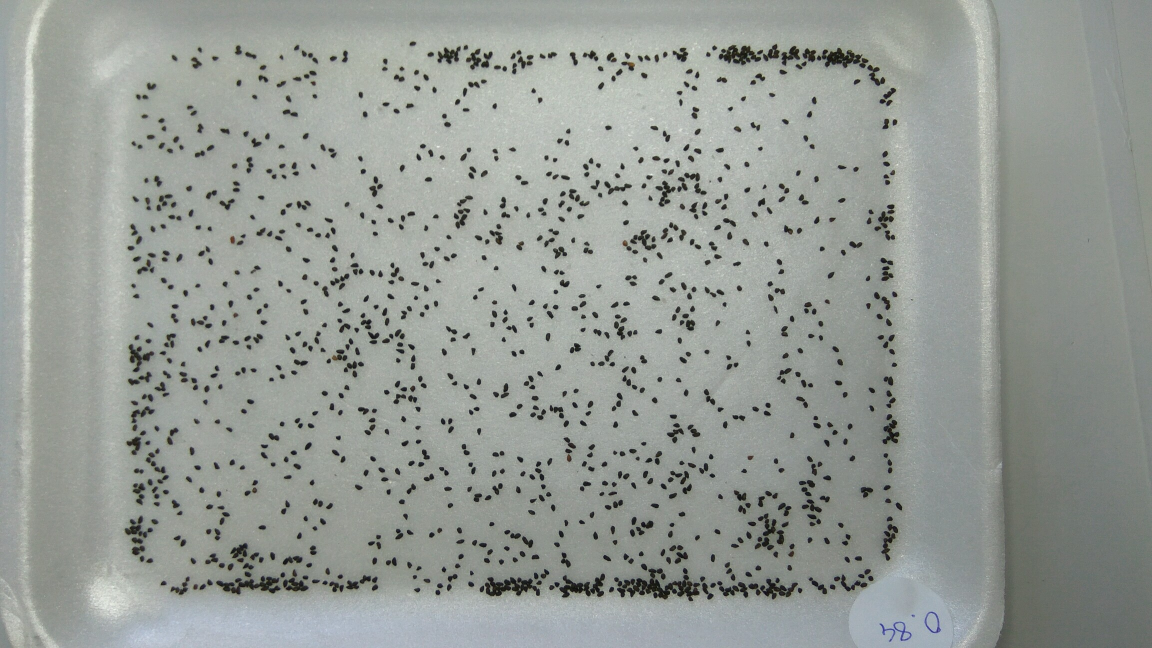
#> input picture imagen/IMG_20180118_084416.jpg, 2304 x 1296 px, found by its file name (shown at 1/2 size)
$ python tercero.py   (older library calls are emulated)
#> lines starting #> are read from the running program, lines starting #| are printed output that depends on the picture; after the words box and inside, x2 and y2 are one past the last pixel; in counts of white or black regions, pixels touching at a corner belong together
### trash/shapeDetector.py
# import the necessary packages
import cv2

class ShapeDetector:
	def __init__(self):
		pass

	def detect(self, c):
		# initialize the shape name and approximate the contour
		shape = "unidentified"
		peri = cv2.arcLength(c, True)
		approx = cv2.approxPolyDP(c, 0.04 * peri, True)

		# if the shape is a triangle, it will have 3 vertices
		if len(approx) == 3:
			shape = "triangle"

		# if the shape has 4 vertices, it is either a square or
		# a rectangle
		elif len(approx) == 4:
			# compute the bounding box of the contour and use the
			# bounding box to compute the aspect ratio
			(x, y, w, h) = cv2.boundingRect(approx)
			ar = w / float(h)

			# a square will have an aspect ratio that is approximately
			# equal to one, otherwise, the shape is a rectangle
			shape = "square" if ar >= 0.95 and ar <= 1.05 else "rectangle"

		# if the shape is a pentagon, it will have 5 vertices
		elif len(approx) == 5:
			shape = "pentagon"

		# otherwise, we assume the shape is a circle
		else:
			shape = "circle"

		# return the name of the shape
		return shape

### trash/tercero.py
# import the necessary packages
from shapeDetector import ShapeDetector
import imutils
import cv2
import matplotlib.pyplot as plt
import matplotlib.patches as patches
import numpy as np
import time
# load the image and resize it to a smaller factor so that
# the shapes can be approximated better
image = cv2.imread('imagen/IMG_20180118_084416.jpg')
#> image is the input picture: shape (1296, 2304, 3); mean B, G, R 149.5, 154.9, 149.7
brillo = 20
hsv = cv2.cvtColor(image, cv2.COLOR_BGR2HSV)
#> hsv: shape (1296, 2304, 3); mean H, S, V 59.8, 13.3, 155.4
# [9 lines of commented-out code are left out]
inicio = time.clock()
hsv[:,:,2] += brillo
#> hsv: shape (1296, 2304, 3); mean H, S, V 59.8, 13.3, 175.4
fin = time.clock()
# 1.710540120148338e-06 0.010338504486176556 0.010336793946056407
print (inicio, fin, fin - inicio)
image = cv2.cvtColor(hsv, cv2.COLOR_HSV2BGR)

# resized = imutils.resize(image, width=1024)
# convert the resized image to grayscale, blur it slightly,
# and threshold it
gray = cv2.cvtColor(image, cv2.COLOR_BGR2GRAY)
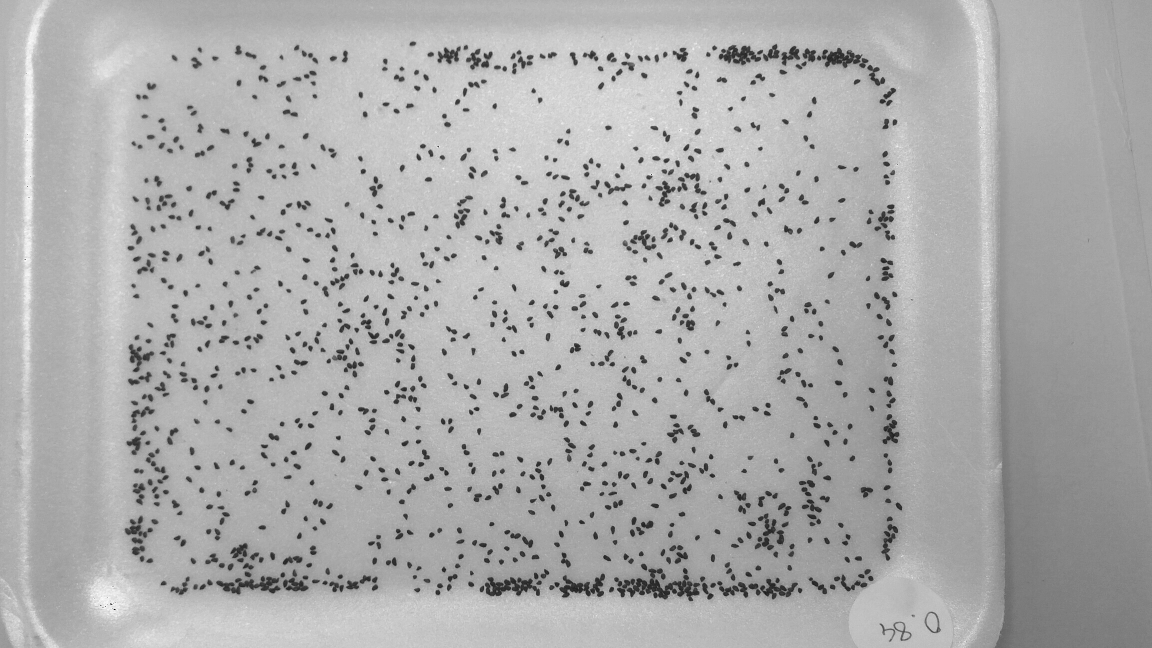
#> gray: shape (1296, 2304) (shown at 1/2 size); min 0, max 253, mean 172.1
blurred = cv2.GaussianBlur(gray, (5, 5), 0)
# contraste = cv2.equalizeHist(blurred)
thresh = cv2.threshold(blurred, 65, 255, cv2.THRESH_BINARY)[1]
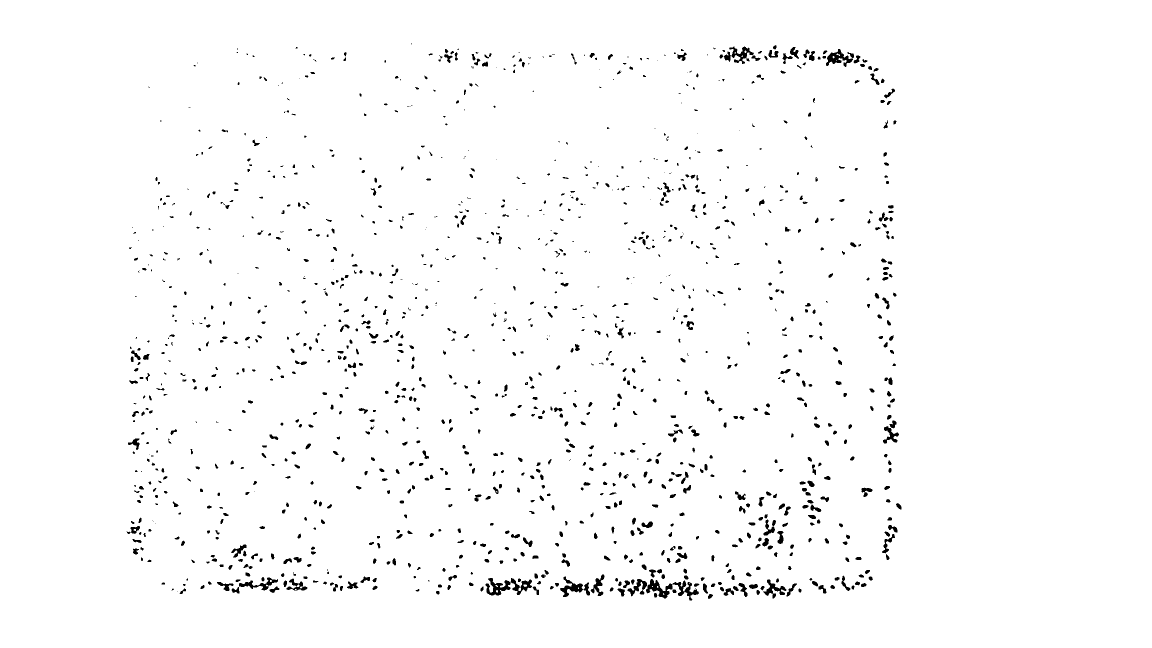
#> thresh: shape (1296, 2304) (shown at 1/2 size); 98.1% white; 1311 black regions (362 under 20 px), largest, box (x1, y1, x2, y2) and area: (1292, 1158, 1398, 1201) 1563, (971, 1156, 1064, 1191) 1458, (1120, 1153, 1180, 1194) 895
thresh = cv2.bitwise_not(thresh)
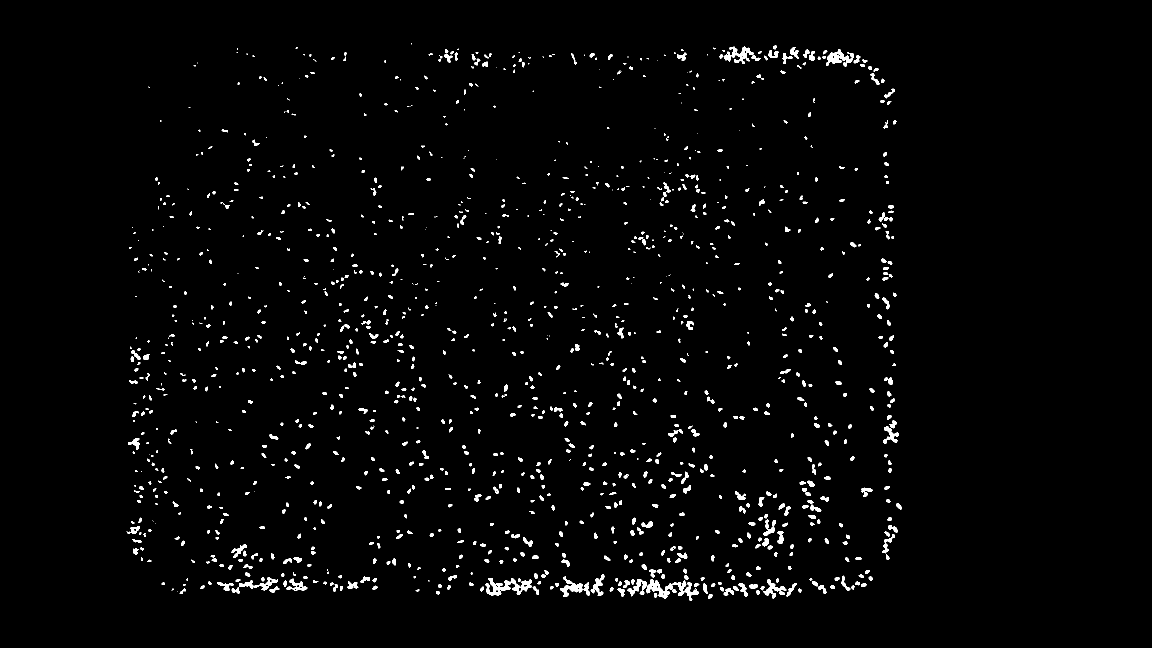
#> thresh: shape (1296, 2304) (shown at 1/2 size); 1.9% white; 1311 white regions (362 under 20 px)
# find contours in the thresholded image and initialize the
# shape detector
cnts = cv2.findContours(thresh,cv2.RETR_EXTERNAL,cv2.CHAIN_APPROX_NONE)
#> cnts = 1311 contours, 591 with area under 20; largest, box (x1, y1, x2, y2) and area: (1292, 1158, 1398, 1201) 1368, (971, 1156, 1064, 1191) 1319, (1120, 1153, 1180, 1194) 780, (1652, 98, 1706, 134) 756, (1458, 93, 1508, 128) 599
cnts = cnts[0] if imutils.is_cv2() else cnts[1]
sd = ShapeDetector()
# loop over the contours

semillas = []

for i,c in enumerate(cnts):
	# compute the center of the contour, then detect the name of the
	# shape using only the contour
	M = cv2.moments(c)
	if M["m00"] == 0: continue
	cX = int(M["m10"] / M["m00"])
	cY = int(M["m01"] / M["m00"])
	shape = sd.detect(c)
	# multiply the contour (x, y)-coordinates by the resize ratio,
	# then draw the contours and the name of the shape on the image
	c = c.astype("int")
	# cv2.drawContours(image, [c], -1, (0, 255, 0), 1)
	# cv2.putText(image, shape, (cX, cY), cv2.FONT_HERSHEY_SIMPLEX,0.5, (255, 255, 255), 1)
	semillas.append([i,cX,cY,c, shape])
#> this loop made 1311 passes
#> (cX, cY, shape, peri in detect) on passes 1 to 3: (1419, 1192, 'circle', 29.56), (1310, 1190, 'circle', 24.49), (875, 1184, 'pentagon', 21.07)
#> after the loop, semillas = 1249 items
from matplotlib.patches import Polygon
import randomcolor
fig, ax = plt.subplots()
#> (the run stopped early here; a loop or call above may not have finished)

$ run again, with imagen/IMG_20180118_084208.jpg copied over imagen/IMG_20180118_084416.jpg
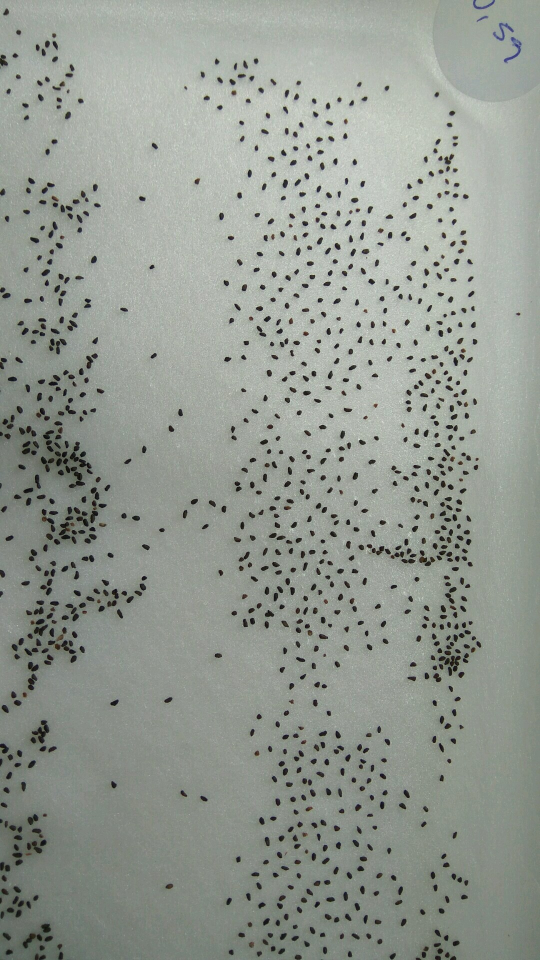
#> input picture imagen/IMG_20180118_084208.jpg, 1080 x 1920 px, found by its file name (shown at 1/2 size)
#> image is the input picture: shape (1920, 1080, 3); mean B, G, R 145.6, 153.5, 147.6
#> `thresh = cv2.threshold(blurred, 65, 255, cv2.THRESH_BINARY)[1]`:
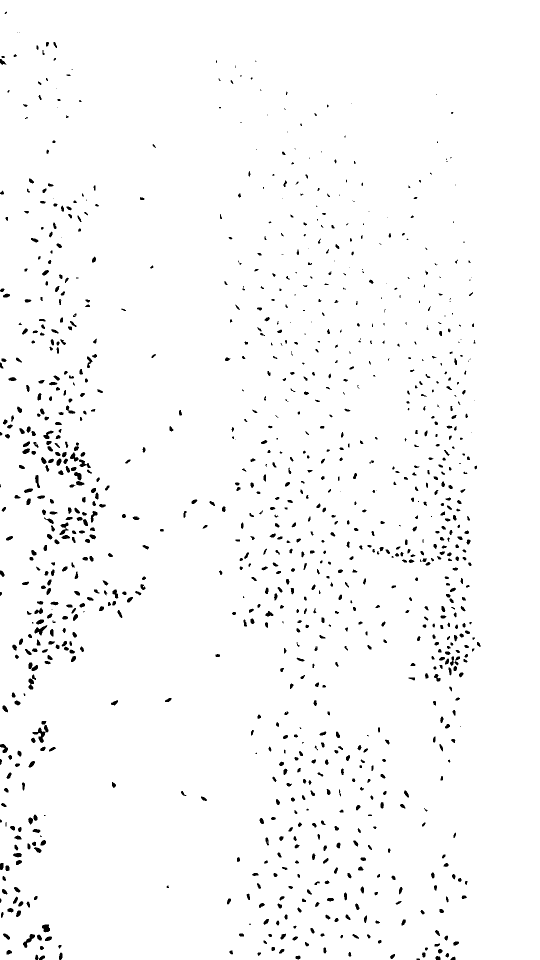
#> thresh: shape (1920, 1080) (shown at 1/2 size); 97.7% white; 1098 black regions (211 under 20 px), largest, box (x1, y1, x2, y2) and area: (65, 1450, 97, 1486) 382, (46, 1868, 70, 1896) 238, (69, 1250, 95, 1271) 222
#> `thresh = cv2.bitwise_not(thresh)`:
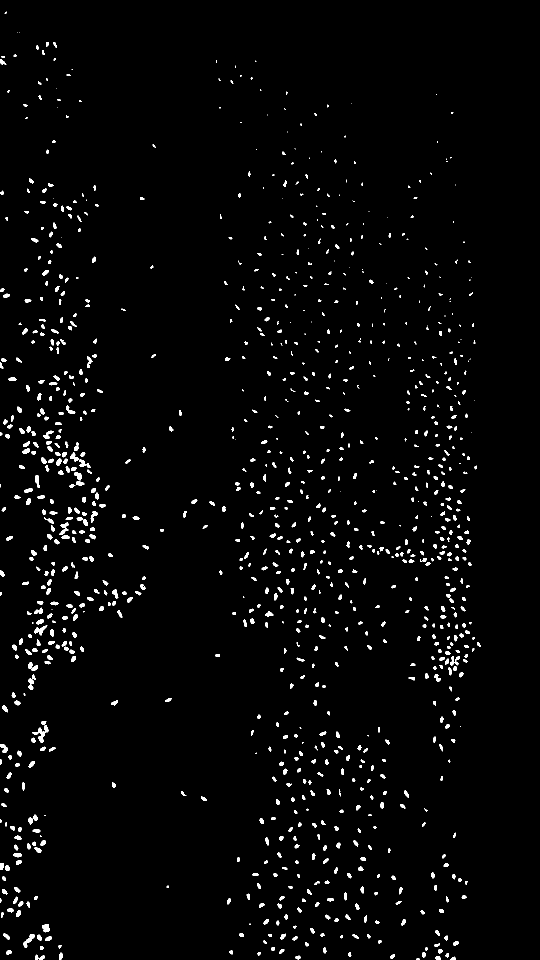
#> thresh: shape (1920, 1080) (shown at 1/2 size); 2.3% white; 1098 white regions (211 under 20 px)
#> cnts = 1098 contours, 351 with area under 20; largest, box (x1, y1, x2, y2) and area: (65, 1450, 97, 1486) 315, (46, 1868, 70, 1896) 201, (69, 1250, 95, 1271) 188, (84, 1849, 100, 1865) 164, (119, 1045, 137, 1070) 160
#> the loop `for i,c in enumerate(cnts):` made 1098 passes
#> (cX, cY, shape, peri in detect) on passes 2 to 4: (906, 1916, 'pentagon', 25.9), (875, 1915, 'pentagon', 29.07), (595, 1914, 'circle', 27.31)
#> after the loop `for i,c in enumerate(cnts):`: semillas = 1057 items

$ run again, with imagen/IMG_20180118_084215.jpg copied over imagen/IMG_20180118_084416.jpg
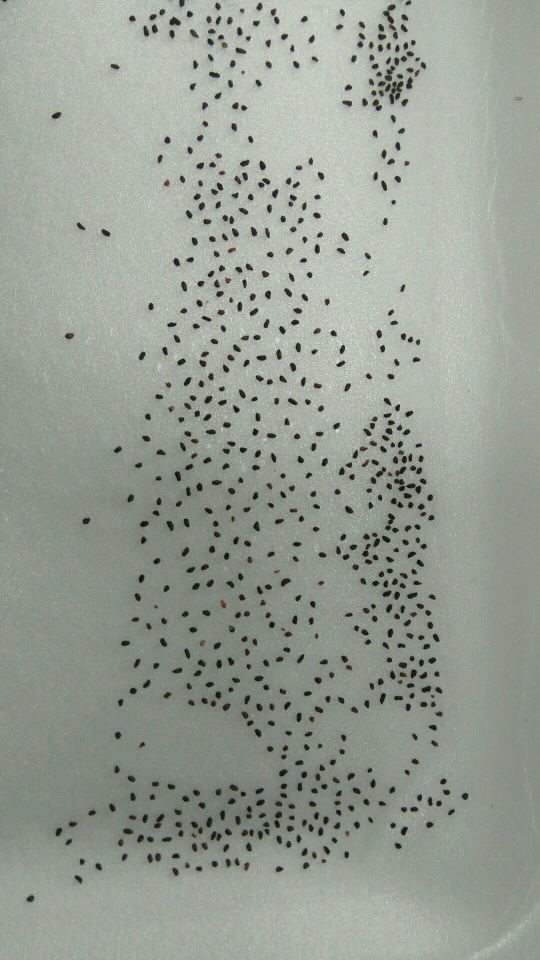
#> input picture imagen/IMG_20180118_084215.jpg, 1080 x 1920 px, found by its file name (shown at 1/2 size)
#> image is the input picture: shape (1920, 1080, 3); mean B, G, R 148.4, 158, 151.4
#> `thresh = cv2.threshold(blurred, 65, 255, cv2.THRESH_BINARY)[1]`:
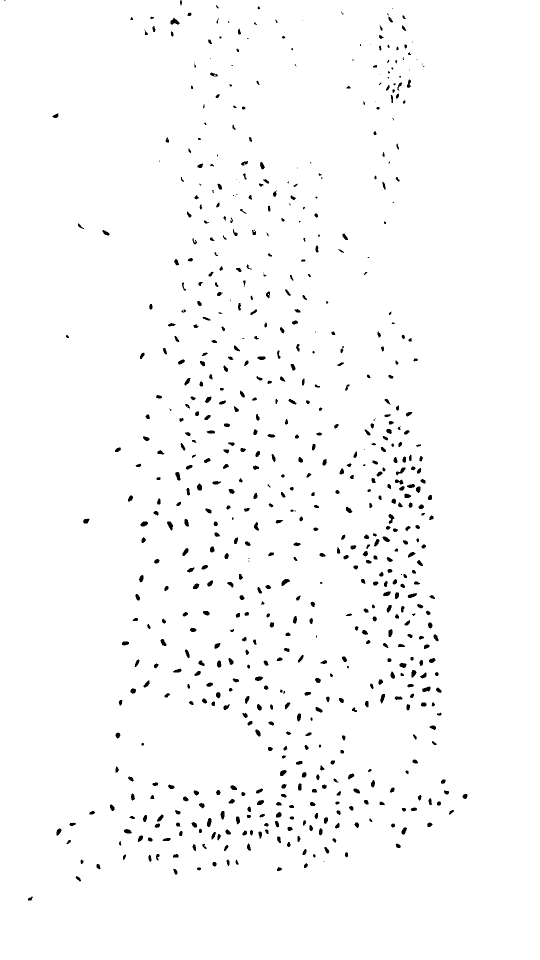
#> thresh: shape (1920, 1080) (shown at 1/2 size); 98.2% white; 699 black regions (91 under 20 px), largest, box (x1, y1, x2, y2) and area: (341, 36, 359, 49) 147, (563, 1158, 580, 1172) 134, (777, 1028, 789, 1048) 129
#> `thresh = cv2.bitwise_not(thresh)`:
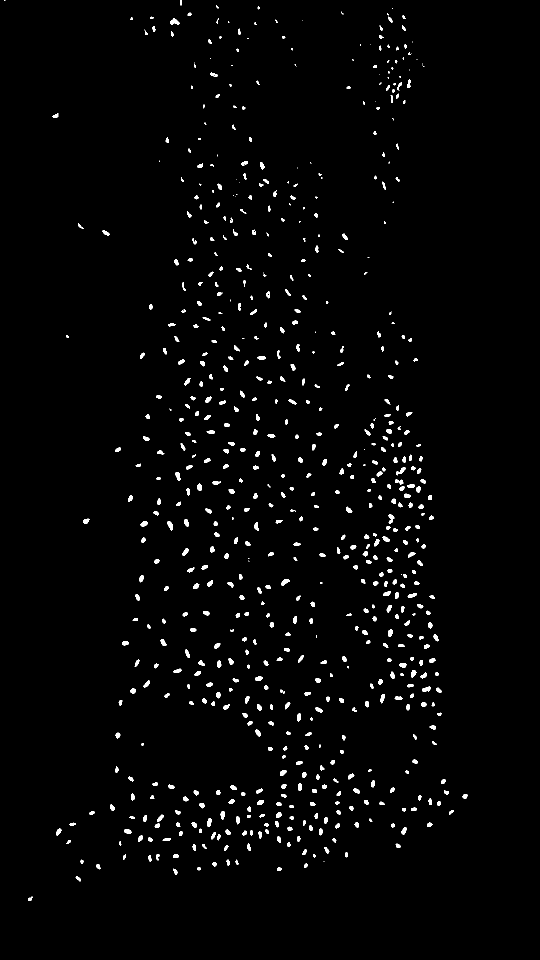
#> thresh: shape (1920, 1080) (shown at 1/2 size); 1.8% white; 699 white regions (91 under 20 px)
#> cnts = 699 contours, 138 with area under 20; largest, box (x1, y1, x2, y2) and area: (341, 36, 359, 49) 125, (563, 1158, 580, 1172) 114, (334, 1043, 346, 1061) 108, (844, 1373, 861, 1384) 105, (777, 1028, 789, 1048) 105
#> the loop `for i,c in enumerate(cnts):` made 699 passes
#> (cX, cY, shape, peri in detect) on passes 1, 4, 5: (60, 1797, 'circle', 28.73), (397, 1737, 'circle', 20.49), (558, 1737, 'pentagon', 26.73)
#> after the loop `for i,c in enumerate(cnts):`: semillas = 675 items
